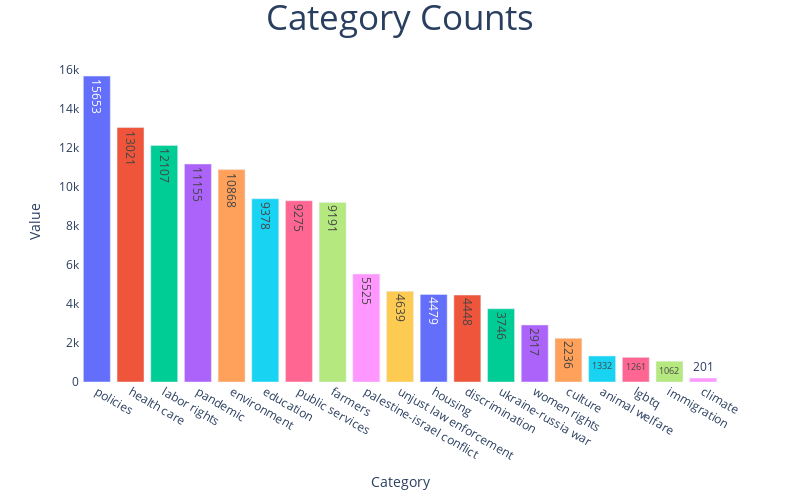

The cell this chart's notebook holds for it:
### Code cell
import plotly.graph_objects as go
from plotly.offline import iplot, init_notebook_mode
import plotly.express as px
import plotly.io as pio
init_notebook_mode(True)

fig = px.bar(x=df["predicted_topic"].value_counts().index,y=df["predicted_topic"].value_counts(),color=df["predicted_topic"].value_counts().index,text=df["predicted_topic"].value_counts())
fig.update_traces(hovertemplate="Category:'%{x}' Counted: %{y}")
fig.update_layout(title={"text":"Category Counts","x":0.5,"font":{"size":35}},xaxis={"title":"Category","showgrid":False},yaxis={"title":"Value","showgrid":False},plot_bgcolor="white",width=800,height=500,showlegend=False)
iplot(fig)

### Figure 1 — Plotly figure (JSON) as saved in the notebook; plotly's stock layout.template omitted (floating-point values rounded to 4 significant figures)
{"data": [{"alignmentgroup": "True", "hovertemplate": "Category:'%{x}' Counted: %{y}", "legendgroup": "policies", "marker": {"color": "#636efa", "pattern": {"shape": ""}}, "name": "policies", "offsetgroup": "policies", "orientation": "v", "showlegend": true, "text": [15653], "textposition": "auto", "type": "bar", "x": ["policies"], "xaxis": "x", "y": [15653], "yaxis": "y"}, {"alignmentgroup": "True", "hovertemplate": "Category:'%{x}' Counted: %{y}", "legendgroup": "health care", "marker": {"color": "#EF553B", "pattern": {"shape": ""}}, "name": "health care", "offsetgroup": "health care", "orientation": "v", "showlegend": true, "text": [13021], "textposition": "auto", "type": "bar", "x": ["health care"], "xaxis": "x", "y": [13021], "yaxis": "y"}, {"alignmentgroup": "True", "hovertemplate": "Category:'%{x}' Counted: %{y}", "legendgroup": "labor rights", "marker": {"color": "#00cc96", "pattern": {"shape": ""}}, "name": "labor rights", "offsetgroup": "labor rights", "orientation": "v", "showlegend": true, "text": [12107], "textposition": "auto", "type": "bar", "x": ["labor rights"], "xaxis": "x", "y": [12107], "yaxis": "y"}, {"alignmentgroup": "True", "hovertemplate": "Category:'%{x}' Counted: %{y}", "legendgroup": "pandemic", "marker": {"color": "#ab63fa", "pattern": {"shape": ""}}, "name": "pandemic", "offsetgroup": "pandemic", "orientation": "v", "showlegend": true, "text": [11155], "textposition": "auto", "type": "bar", "x": ["pandemic"], "xaxis": "x", "y": [11155], "yaxis": "y"}, {"alignmentgroup": "True", "hovertemplate": "Category:'%{x}' Counted: %{y}", "legendgroup": "environment", "marker": {"color": "#FFA15A", "pattern": {"shape": ""}}, "name": "environment", "offsetgroup": "environment", "orientation": "v", "showlegend": true, "text": [10868], "textposition": "auto", "type": "bar", "x": ["environment"], "xaxis": "x", "y": [10868], "yaxis": "y"}, {"alignmentgroup": "True", "hovertemplate": "Category:'%{x}' Counted: %{y}", "legendgroup": "education", "marker": {"color": "#19d3f3", "pattern": {"shape": ""}}, "name": "education", "offsetgroup": "education", "orientation": "v", "showlegend": true, "text": [9378], "textposition": "auto", "type": "bar", "x": ["education"], "xaxis": "x", "y": [9378], "yaxis": "y"}, {"alignmentgroup": "True", "hovertemplate": "Category:'%{x}' Counted: %{y}", "legendgroup": "public services", "marker": {"color": "#FF6692", "pattern": {"shape": ""}}, "name": "public services", "offsetgroup": "public services", "orientation": "v", "showlegend": true, "text": [9275], "textposition": "auto", "type": "bar", "x": ["public services"], "xaxis": "x", "y": [9275], "yaxis": "y"}, {"alignmentgroup": "True", "hovertemplate": "Category:'%{x}' Counted: %{y}", "legendgroup": "farmers", "marker": {"color": "#B6E880", "pattern": {"shape": ""}}, "name": "farmers", "offsetgroup": "farmers", "orientation": "v", "showlegend": true, "text": [9191], "textposition": "auto", "type": "bar", "x": ["farmers"], "xaxis": "x", "y": [9191], "yaxis": "y"}, {"alignmentgroup": "True", "hovertemplate": "Category:'%{x}' Counted: %{y}", "legendgroup": "palestine-israel conflict", "marker": {"color": "#FF97FF", "pattern": {"shape": ""}}, "name": "palestine-israel conflict", "offsetgroup": "palestine-israel conflict", "orientation": "v", "showlegend": true, "text": [5525], "textposition": "auto", "type": "bar", "x": ["palestine-israel conflict"], "xaxis": "x", "y": [5525], "yaxis": "y"}, {"alignmentgroup": "True", "hovertemplate": "Category:'%{x}' Counted: %{y}", "legendgroup": "unjust law enforcement", "marker": {"color": "#FECB52", "pattern": {"shape": ""}}, "name": "unjust law enforcement", "offsetgroup": "unjust law enforcement", "orientation": "v", "showlegend": true, "text": [4639], "textposition": "auto", "type": "bar", "x": ["unjust law enforcement"], "xaxis": "x", "y": [4639], "yaxis": "y"}, {"alignmentgroup": "True", "hovertemplate": "Category:'%{x}' Counted: %{y}", "legendgroup": "housing", "marker": {"color": "#636efa", "pattern": {"shape": ""}}, "name": "housing", "offsetgroup": "housing", "orientation": "v", "showlegend": true, "text": [4479], "textposition": "auto", "type": "bar", "x": ["housing"], "xaxis": "x", "y": [4479], "yaxis": "y"}, {"alignmentgroup": "True", "hovertemplate": "Category:'%{x}' Counted: %{y}", "legendgroup": "discrimination", "marker": {"color": "#EF553B", "pattern": {"shape": ""}}, "name": "discrimination", "offsetgroup": "discrimination", "orientation": "v", "showlegend": true, "text": [4448], "textposition": "auto", "type": "bar", "x": ["discrimination"], "xaxis": "x", "y": [4448], "yaxis": "y"}, {"alignmentgroup": "True", "hovertemplate": "Category:'%{x}' Counted: %{y}", "legendgroup": "ukraine-russia war", "marker": {"color": "#00cc96", "pattern": {"shape": ""}}, "name": "ukraine-russia war", "offsetgroup": "ukraine-russia war", "orientation": "v", "showlegend": true, "text": [3746], "textposition": "auto", "type": "bar", "x": ["ukraine-russia war"], "xaxis": "x", "y": [3746], "yaxis": "y"}, {"alignmentgroup": "True", "hovertemplate": "Category:'%{x}' Counted: %{y}", "legendgroup": "women rights", "marker": {"color": "#ab63fa", "pattern": {"shape": ""}}, "name": "women rights", "offsetgroup": "women rights", "orientation": "v", "showlegend": true, "text": [2917], "textposition": "auto", "type": "bar", "x": ["women rights"], "xaxis": "x", "y": [2917], "yaxis": "y"}, {"alignmentgroup": "True", "hovertemplate": "Category:'%{x}' Counted: %{y}", "legendgroup": "culture", "marker": {"color": "#FFA15A", "pattern": {"shape": ""}}, "name": "culture", "offsetgroup": "culture", "orientation": "v", "showlegend": true, "text": [2236], "textposition": "auto", "type": "bar", "x": ["culture"], "xaxis": "x", "y": [2236], "yaxis": "y"}, {"alignmentgroup": "True", "hovertemplate": "Category:'%{x}' Counted: %{y}", "legendgroup": "animal welfare", "marker": {"color": "#19d3f3", "pattern": {"shape": ""}}, "name": "animal welfare", "offsetgroup": "animal welfare", "orientation": "v", "showlegend": true, "text": [1332], "textposition": "auto", "type": "bar", "x": ["animal welfare"], "xaxis": "x", "y": [1332], "yaxis": "y"}, {"alignmentgroup": "True", "hovertemplate": "Category:'%{x}' Counted: %{y}", "legendgroup": "lgbtq", "marker": {"color": "#FF6692", "pattern": {"shape": ""}}, "name": "lgbtq", "offsetgroup": "lgbtq", "orientation": "v", "showlegend": true, "text": [1261], "textposition": "auto", "type": "bar", "x": ["lgbtq"], "xaxis": "x", "y": [1261], "yaxis": "y"}, {"alignmentgroup": "True", "hovertemplate": "Category:'%{x}' Counted: %{y}", "legendgroup": "immigration", "marker": {"color": "#B6E880", "pattern": {"shape": ""}}, "name": "immigration", "offsetgroup": "immigration", "orientation": "v", "showlegend": true, "text": [1062], "textposition": "auto", "type": "bar", "x": ["immigration"], "xaxis": "x", "y": [1062], "yaxis": "y"}, {"alignmentgroup": "True", "hovertemplate": "Category:'%{x}' Counted: %{y}", "legendgroup": "climate", "marker": {"color": "#FF97FF", "pattern": {"shape": ""}}, "name": "climate", "offsetgroup": "climate", "orientation": "v", "showlegend": true, "text": [201], "textposition": "auto", "type": "bar", "x": ["climate"], "xaxis": "x", "y": [201], "yaxis": "y"}], "layout": {"barmode": "relative", "height": 500, "legend": {"title": {"text": "color"}, "tracegroupgap": 0}, "margin": {"t": 60}, "plot_bgcolor": "white", "showlegend": false, "title": {"font": {"size": 35}, "text": "Category Counts", "x": 0.5}, "width": 800, "xaxis": {"anchor": "y", "domain": [0, 1], "showgrid": false, "title": {"text": "Category"}}, "yaxis": {"anchor": "x", "domain": [0, 1], "showgrid": false, "title": {"text": "Value"}}}}
